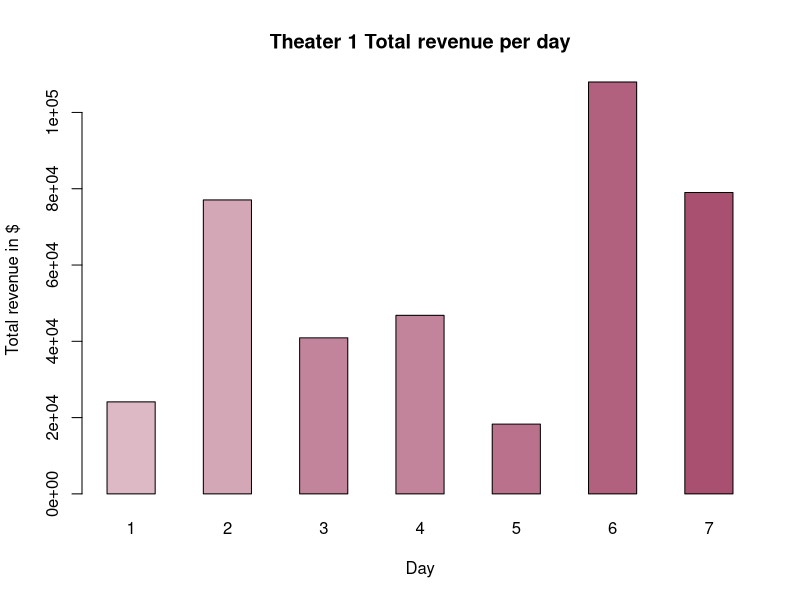
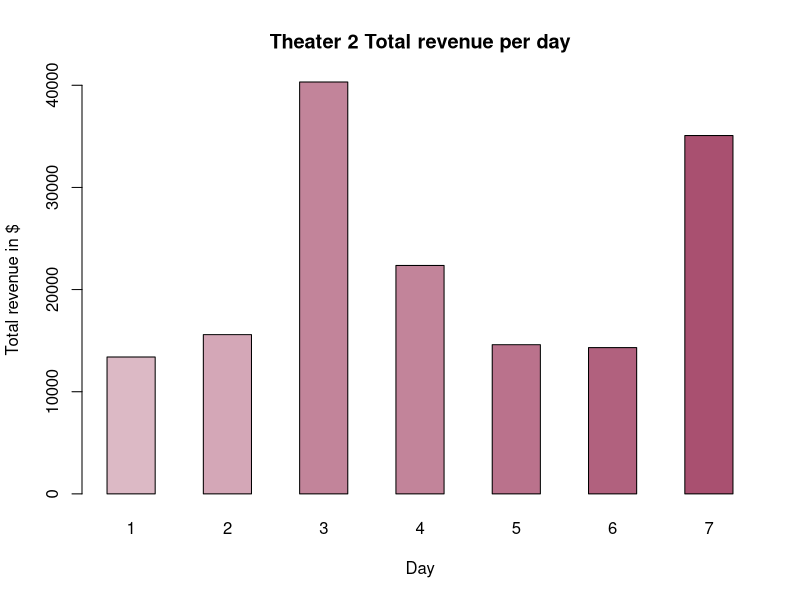
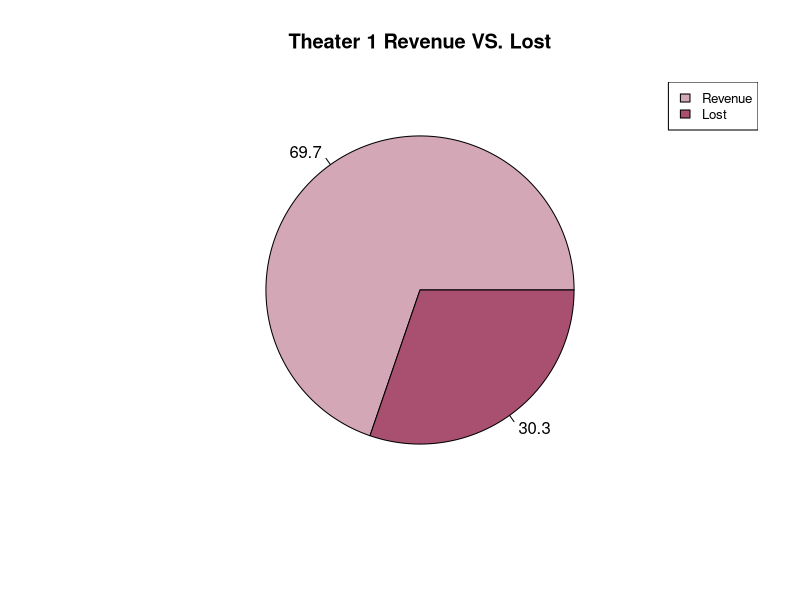
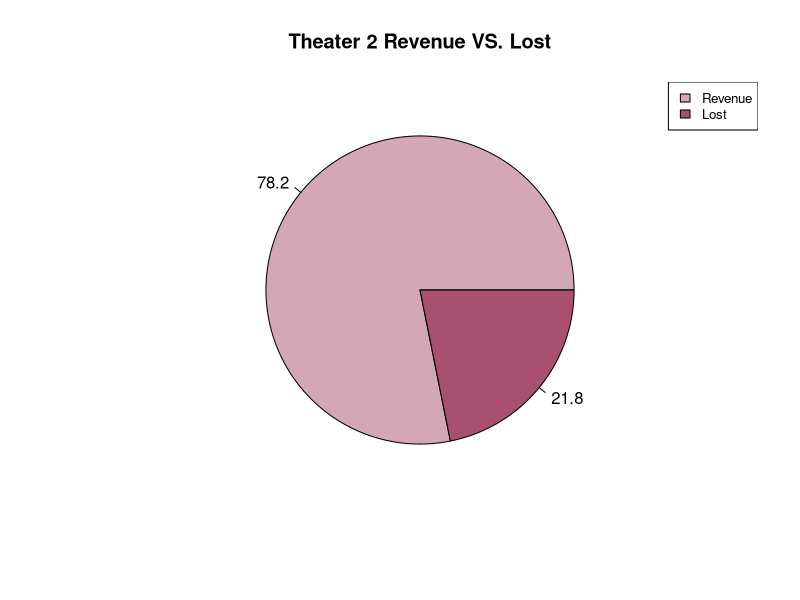

These figures' R source, in order:
## _______ Wejdan Al-Ahmadi _______##
## _______   Sara Aldubaie  _______##
## _______   Norah Alharthi  _______##

## -------------------  Data import -------------------##

#setting the director 

setwd("C:/Users/wejda/Desktop/DS_Bootcamp/Week 4/Day 19&20/dummy data") 

# importing data files 

theater_1_data <- read.csv("theater.csv", header = TRUE,fileEncoding="UTF-8-BOM")

theater_2_data <- read.csv("theater_2.csv", header = TRUE,fileEncoding="UTF-8-BOM")

snack_menu_Data <- read.csv("snack.csv", header = TRUE,fileEncoding="UTF-8-BOM")

movie_list_Data <- read.csv("movie.csv", header = TRUE)

membership_Data <- read.csv("membership.csv", header = TRUE,fileEncoding="UTF-8-BOM")

## ---------------------------------------  Week 4 - Day 19 - Assignment (3)  ---------------------------------------##



# ---------------------------------------- Assignment Questions ---------------------------------------- # 


## -------------------  Task (1) - Make sure you don't have more people attending than your seats  -------------------##
# This was done in the excel sheet 

## -------------------  Task (2) - The amount of adult and children in the theater should be randomized  -------------------##
# This was done in the excel sheet

## -------------------  Task (3.3) - Create conditional statements for movies that may be PG-13 and children are not allowed to watch  -------------------##
# This was done in the excel sheet



# -------------------- Variables for Theaters -------------------- #


# This is the number of days of 1 week
Days_of_week <- 7



# This dataframe variable is for the total revenue for each day for theater 1
total_revenue_theater_1 <- data.frame(matrix(ncol = 4, nrow = 0))
name <- c("Day", "Ticket_Rev", "Snack_Rev", "Total_Rev")
colnames(total_revenue_theater_1) <- name

# This dataframe variable is for the total revenue for each day for theater 2
total_revenue_theater_2 <- data.frame(matrix(ncol = 4, nrow = 0))
name <- c("Day", "Ticket_Rev", "Snack_Rev", "Total_Rev")
colnames(total_revenue_theater_2) <- name

# This dataframe variable is for the total loss for each day for theater 1
total_loss_theater_1 <- data.frame(matrix(ncol = 4, nrow = 0))
name <- c("Day", "total_ticket_loss", "Snack_loss", "Total_loss")
colnames(total_loss_theater_1) <- name

# This dataframe variable is for the total loss for each day for theater 2
total_loss_theater_2 <- data.frame(matrix(ncol = 4, nrow = 0))
name <- c("Day", "total_ticket_loss", "Snack_loss", "Total_loss")
colnames(total_loss_theater_2) <- name

# This dataframe variable is for the membership
membership_DF <- data.frame(matrix(ncol = 6, nrow = 0))
name <- c("customer_ID", "streak", "total_months_subbed", "total_points","vouchers","movies_left")
colnames(membership_DF) <- name

# This dataframe variable is for the membership rewards 
reward <- c("one_extra_movie", "one_extra_snack","10%_discount")
points_cost <- c(25,5,10)
membership_rewards <- data.frame(reward,points_cost)



# price of tickets for theater 1
ticket_price_adult_1 <- 12.99
ticket_price_child_1 <- 8.99

# price of tickets for theater 2
ticket_price_adult_2 <- 15.99
ticket_price_child_2 <- 13.99

# ----------------------------------------------------------------- #



## -------------------  Task: Create snacks that the customers can buy and randomize who buys which snack -------------------##
snack <- function(snack_data, num_customers, quantity, Day){
  
  # This dataframe variable is for the snack revenue for each snack for each day
  snack_revenue_DF <- data.frame(matrix(ncol = 3, nrow = 0))
  name <- c("Day","snack", "price")
  colnames(snack_revenue_DF) <- name
  
  # This for loop iterates through the snack menu data and calculate the total of each snack bought for each day 
  for (row in 1:nrow(snack_menu_Data)) {
    
    snack_name <- snack_menu_Data[row, 1] # get snack name from table
    
    snack_price <- snack_menu_Data[row, 2] # get snack price from table
    
    num_sold_snack <- num_customers*quantity # multiply the number of customers snacking with a random quantity
    
    snack_revenue <- snack_price * num_sold_snack # calculate the revenue for each snack
    
    snack_revenue_DF <- rbind(snack_revenue_DF, data.frame(Day,snack_name, snack_revenue )) # add all the snack information to the snack revenue dataframe
    
    
  }
  
  return(snack_revenue_DF)
}


# ----------------------------------------------------------------- #


# function for finding the revenue from the ticket sales 

weekly_revenue <- function(theater_data_DF,ticket_price_adult,ticket_price_child,total_revenue_theater_N){
  
  # iterate through the week
  for (i in 1:Days_of_week) {
    
    # Keep track of total revenue for the day for the tickets
    Ticket_Rev<-0
    
    # for naming conventions for the dataframe 
    Day <- i
    
    # ----- Total Ticket Sales Calculation ----- # 
    
    # -To access the first 5 elements, I access the data frame using the days == i
    
    # total number of adults for each day
    total_number_adults <- sum(theater_data_DF[theater_data_DF$Day==i,c("Num_Adult")]) 
    
    # total number of children for each day
    total_number_children <- sum(theater_data_DF[theater_data_DF$Day==i,c("Num_Children")]) 
    
    # total ticket sales for adults for each day
    adult_ticket_sales <- total_number_adults * ticket_price_adult
    
    # total ticket sales for children for each day
    children_ticket_sales <- total_number_children * ticket_price_child
    
    # total ticket sales for each day
    Ticket_Rev <- adult_ticket_sales + children_ticket_sales
    
    
    # ----- Total Snack Sales Calculation ----- # 
    
    # To randomize who buys snacks first we sum the total number of customers for each day and then sample a number of them to buy snacks 
    
    # Total number of customers who visit the theater each day
    num_of_customers <- sum(theater_data_DF[theater_data_DF$Day==i,c("Seats_Occupied")])
    
    
    ## -------------------  Task (3.1) - Create snacks that the customers can buy and randomize who buys which snack  -------------------##
    
    
    # Total Random number of customers who will buy snacks that day
    num_of_customers_snacking <- sample(20:num_of_customers,1)
    
    # This is to randomize the quantity each customers buys each day 
    random_quantity_snacks <- sample(3:7,1)
    
    
    snack_revenue_DF <- snack(snack_menu_Data,num_of_customers_snacking,random_quantity_snacks,Day)
    
    
    
    # this sums the total revenue for all the snacks for each day
    Snack_Rev = sum(snack_revenue_DF[snack_revenue_DF$Day==i,3])  
    print(Snack_Rev)
    # the total revenue is calculated by adding the total snack revenue and the total ticket revenue
    Total_Rev <- Snack_Rev+Ticket_Rev 
    
    # We add all the information in one dataframe for each day 
    total_revenue_theater_N <- rbind(total_revenue_theater_N, data.frame(Day,Ticket_Rev,Snack_Rev, Total_Rev))
    
    
  }
  
  
  out <- total_revenue_theater_N
  
  return(out)
}


#function call for calculating the weekly revenues for theater 1
total_revenue_theater_1 <- weekly_revenue(theater_1_data,ticket_price_adult_1,ticket_price_child_1,total_revenue_theater_1)

#function call for calculating the weekly revenues for theater 2
total_revenue_theater_2 <- weekly_revenue(theater_2_data,ticket_price_adult_2,ticket_price_child_2,total_revenue_theater_2)


#-------------------------------------------------------------------------------------------------#

## -------------------  Task (3.6) -      Which day had the highest revenue?        -------------------##

#function to find highest revenue
max_revenue_f <- function(total_rev_theater_N){
  
  # iterate through the week
  for (i in 1:Days_of_week){
    
    #find the max value
    max_revenue <- max(total_rev_theater_N$Total_Rev, na.rm = TRUE)
    
    #find the index of the max value
    index_of_max_revenue <- which.max(total_rev_theater_N$Total_Rev)
    
    result <- print(paste("The highest revenue of the week is on day", index_of_max_revenue,
                          "at value of: ", max_revenue ))
    return(result)
    
  }
}



#calling "max_revenue_f" function
max_revenue_of_the_week_th_1 <- max_revenue_f(total_revenue_theater_1)
max_revenue_of_the_week_th_2 <- max_revenue_f(total_revenue_theater_2)



#-------------------------------------------------------------------------------------------------#


## ----------------- Create conditional statements for movies that may be PG-13 and children are not allowed to watch -----------------##

#function takes name of the movie and returns who can attend and who cannot

movie_rate <- function(m_name,theater_Data){
  
  index <- which(unique(theater_Data$Movie == m_name)) # get index number for the selected movie
  
  index <- as.integer(index) # convert index into integer value
  
  if (theater_Data[index, 3]== "R"){ # check the rating of the movie 
    
    cat ("the movie: (",theater_Data[index, 2], ") is only avalibale for adults.", sep = "")
    
  }else {
    cat ("the movie: (",theater_Data[index, 2],") is avalibale for all adults and children.",sep = "")
  }
}

movie_rate("Totoro",theater_1_data)
movie_rate("The Hobbit",theater_1_data)

movie_rate("Another round",theater_2_data)
movie_rate("Maya the bee3",theater_2_data)


#-------------------------------------------------------------------------------------------------#


# listing all movies and who can attend them.
movie_listing <- function(theater_Data){
  
  for (i in 1:nrow(unique(theater_Data[c("Movie")]))) {
    
    movie_name <- theater_Data[i, 2]
    movie_rate <- theater_Data[i, 3]
    
    if(movie_rate == "R"){
      cat ("the movie: (",movie_name, ") is only avalibale for adults.","\n", sep = "")
    }else {
      cat ("the movie: (",movie_name, ") is avalibale for all age ranges.","\n", sep = "")
    }
  }
}
movie_listing(theater_1_data)
movie_listing(theater_2_data)

#-------------------------------------------------------------------------------------------------#

#recommending movies based on selected genre
movie_rec <- function(genre){
  
  index <- as.vector(which(movie_list_Data$Genres == genre)) # get index number for the input movie
  
  length(index)  # find the number of movies with the selected genre
  
  count =1 
  while (count <= length(index)){
    if (count > 1 ){
      cat("\n",count, movie_list_Data[index[count],1 ], "\nmovie descrption:" 
          , movie_list_Data[index[count],4 ])
      cat("\n")
      
    }else {
      cat("\n we are recommending the follwing",genre,"movie's :\n",count, movie_list_Data[index[count],1 ], "\nmovie descrption:" 
          , movie_list_Data[index[count],4 ])
      cat("\n")}
    count = count +1 
  }
  
}

movie_rec("Adventure")
movie_rec("Animation")
movie_rec("Action")
movie_rec("Comedy")
movie_rec("Fantasy")
movie_rec("Horror")


#-------------------------------------------------------------------------------------------------#


# Function to calculate the loss from the empty seats 

calc_lost <- function(theater_data_DF,ticket_price_adult,ticket_price_child, total_loss_theater_N){
  
  #calculate the amount of empty seats and how much they would bring 
  
  for (i in 1:Days_of_week) {
    
    # Keep track of total revenue for the day for the tickets
    Ticket_Rev<-0
    
    # for naming conventions for the dataframe 
    Day <- i
    
    # ------------- Total Ticket Sales Calculation  ------------- #
    
    # -To access the first 5 elements, I access the data frame using the days == i
    
    # first we get the total amount of seats occupied for each day
    seats_occupied <- sum(theater_data_DF[theater_data_DF$Day==i,c("Seats_Occupied")])
    
    # then we get the total amount of seats available for each day 
    total_seats_available <- sum(theater_data_DF[theater_data_DF$Day==i,c("Total_Seats_Available")]) 
    
    # subtracting these two variables gives us the seats left un-occupied for each day
    seats_available <- total_seats_available - seats_occupied
    
    # now to divide the available seats for adults and children on a 75 to 25 ratio 
    seats_available_adults <- seats_available * 0.75
    seats_available_children <- seats_available * 0.25
    
    # now to calculate the cost of those seats based on the price 
    cost_seats_available_adults <- seats_available_adults * ticket_price_adult
    cost_seats_available_children <- seats_available_children * ticket_price_child
    
    # total cost of seats available (this will be the loss since they arent occopied)
    total_ticket_loss <- cost_seats_available_adults + cost_seats_available_children
    
    # now that we have the total number of customers we could of had and the ticket prices we could of sold its time to calculate the snacks we could of sold

        
    # ------------- Snack Loss Calculation  ------------- #
    
    
    # This is to randomize the quantity each customers buys each day 
    random_quantity_snacks <- sample(3:7,1)
    
    # to find out the loss of profits we could of had from snacks we use the snack function and store it in a temp DF 
    snack_loss_DF<- snack(snack_menu_Data,seats_available,random_quantity_snacks,Day)
    
    
    # this sums the total loss for all the snacks for each day
    Snack_loss = sum(snack_loss_DF[snack_loss_DF$Day==i,3])  
    
    # the total loss is calculated by adding the total snack loss and the total ticket loss
    Total_loss <- Snack_loss+total_ticket_loss 
    
    # We add all the information in one dataframe for each day 
    total_loss_theater_N <- rbind(total_loss_theater_N, data.frame(Day,total_ticket_loss,Snack_loss, Total_loss))
    
    
  }
  
  
  return(total_loss_theater_N)

}


total_loss_theater_1<- calc_lost(theater_1_data,ticket_price_adult_1,ticket_price_child_1,total_loss_theater_1)

total_loss_theater_2<- calc_lost(theater_2_data,ticket_price_adult_2,ticket_price_child_2,total_loss_theater_2)


#-------------------------------------------------------------------------------------------------------------------------------#

# Theater Membership plan 

# monthly cost of subscription 35$

# Membership perks: 

# 1) 3 movies per week

# 2) 2 free snacks per visit

# 3) point and reward system: 
#   - How to gain points? 
#     1) Everytime you renew you get 10 points 
#     2) Everytime you renew on a consecutive streak you get 3 extra points per month and it adds up till 6 months 
#     (first month: 10, second month: 13, third month: 16, fourth month: 19, fifth month: 22, sixth month: 25, for a total = 105 for six months), after six months its a 25 point increase per month streak after
#     As an incentive to bring people back every month we added this system so the customer can gather more points. 
#     The more consecutive uninterrupted months they resubscribe the more points they gather
#     
#   - Rewards: 
#     1) one Extra movie = 25 points  
#     2) one Extra snack = 5 points  
#     3) 10% discount = 10 points  

# 4 - vouchers you can use or give to someone else worth (5 dollars)

# 5 - one free voucher and snacks on your birthday

#--------------------------------------------------------------------------------------------------------------------------------------------#

#this method is to calculate reward points for 6 consecutive months or less
full_streak <- function(streak,consecutive_month_points,renewal_points){
  
  if(streak==1|streak-5==1){
    consecutive_month_points <- consecutive_month_points+renewal_points
  }
  if(streak ==2|streak-4==2){
    consecutive_month_points <- consecutive_month_points+renewal_points+3
  }
  if(streak ==3|streak-3==3){
    consecutive_month_points <- consecutive_month_points+renewal_points+6
  }
  if(streak ==4|streak-2==4){
    consecutive_month_points <- consecutive_month_points+renewal_points+9
  }
  if(streak ==5|streak-1==5){
    consecutive_month_points <- consecutive_month_points+renewal_points+12
  }
  if(streak ==6){
    consecutive_month_points <- consecutive_month_points+renewal_points+15
  }
  return(consecutive_month_points)
}

#this method is to calculate the points and vouchers for each customer in the imported data
points_and_vouchers<- function(){
  
  
  # we get the number of customers so we can loop through them
  num_of_customers<-nrow(membership_Data)
  
  #iterate through all customers to update their point and voucher information
  for(i in 1:num_of_customers){
    
    #get the customers id
    customer_id <- i
    
    #get the customers streak 
    streak <- membership_Data[membership_Data$customer_ID==i,"streak"]
    
    #get the customers total months
    total_months_subbed <- membership_Data[membership_Data$customer_ID==i,"total_months_subbed"]
    
    #then we seperate the streak months from the total months to get the non-consecutive months
    non_consecutive_months <- total_months_subbed - streak
    
    renewal_points <- 10
    
    
    #calculate the non consecutive months points 
    non_consecutive_months_points <- non_consecutive_months *renewal_points
    
    consecutive_month_points <- 0
    #calculate the consecutive months points
    
    
    #check if the streak is 6 months or less
    if(streak<=6){
      
      #call the method to calculate the 6 or less month streak
      consecutive_month_points<-full_streak(streak,consecutive_month_points,renewal_points)
    }
    # if the streak is higher than 6 months 
    else if(streak>6){
      
      #first we calculate the 6 month streak so the remaining months of the streak will be worth 25 points because that is the cap
      
      #this temp is the number of capped months after 6 months (example: 10 month streak means your capped at 6 and have 4 extra months worth 25 points)
      temp <- streak -6
      
      #call the 6 month streak method to calculate the points
      consecutive_month_points<-full_streak(6,consecutive_month_points,renewal_points)
      
      #the remaining points are worth 25 for each consecutive month 
      consecutive_month_points <- (temp*25) +consecutive_month_points
      
    }
    
    #add up the total points by adding both the consecutive and non consecutive points
    total_points <- non_consecutive_months_points + consecutive_month_points
    
    
    # you get 1 voucher per month plus 1 extra voucher on your birthday 
    vouchers <- total_months_subbed
    
    #this is to calclulate 1 extra voucher every 12 months
    if(total_months_subbed > 12){
      vouchers <- vouchers + floor(total_months_subbed/12)
    }
    
    #this is the number of movies the customer has left to use up 
    movies_left <- 3
    
    #store all the information in the dataframe and return it
    membership_DF<-rbind(membership_DF, data.frame(customer_id,streak,total_months_subbed, total_points,vouchers,movies_left))
    
  }
  
  return(membership_DF)
  
}


# ----- Points and Vouchers call ----- #
membership_DF<- points_and_vouchers()




# This method is to redeem rewards based on the amount of points the customer has
redeem_reward<- function(reward,customer_id){
  
  #check if the customer has enough points 
  customer_points <- membership_DF[membership_DF$customer_id==customer_id,"total_points"]
  #get the rewards point cost 
  reward_cost <- membership_rewards[membership_rewards$reward==reward,"points_cost"]
  
  #make sure the customer has enough points by comparing the cost and the points in their wallet
  if(customer_points > reward_cost){
    cat("You have redeemed ", reward, "for a total of ", reward_cost, " points!")
    
    #subtract the cost and update the remaining balance
    remaining_balance <- customer_points - reward_cost
    membership_DF[membership_DF$customer_id==customer_id,4] <- remaining_balance
  }
  else{
    cat("sorry you dont have enough points!")
  }
  
  # we access the updated points after reduction to display how many points the customer has left
  customer_points <- membership_DF[membership_DF$customer_id==customer_id,"total_points"]
  cat(" Your remaining balance is ", customer_points )
  
  return(membership_DF)
  
}

# ----- Redeem Reward call ----- #
membership_DF<-redeem_reward("one_extra_movie", 1)

#-------------------------------------------------------------------------------------------------------------------------------#


## -------------------  Task (3.4) - Make a barchart showing total revenue per day  -------------------##

head(total_revenue_theater_1) # get the head of total revenue datafram for theater 1 
head(total_revenue_theater_2) # get the head of total revenue datafram for theater 2

day_num1 <- unlist(total_revenue_theater_1[1]) 
day_num2 <- unlist(total_revenue_theater_2[1])

#barplot for theater 1
chart_1_theater_1 <- barplot(t(as.matrix(total_revenue_theater_1$Total_Rev, total_revenue_theater_1$Day)),
                             main= "Theater 1 Total revenue per day",
                             xlab = "Day",
                             ylab = "Total revenue in $",
                             col = c("#dcb9c5", "#d4a7b7", "#c2849a", "#c2849a", "#ba728c", "#b1617e", "#a95070"),
                             names.arg = day_num1,
                             beside=TRUE,
                             horiz = FALSE)
#barplot for theater 2
chart_1_theater_2 <- barplot(t(as.matrix(total_revenue_theater_2$Total_Rev, total_revenue_theater_2$Day)),
                             main= "Theater 2 Total revenue per day",
                             xlab = "Day",
                             ylab = "Total revenue in $",
                             col = c("#dcb9c5", "#d4a7b7", "#c2849a", "#c2849a", "#ba728c", "#b1617e", "#a95070"),
                             names.arg = day_num2,
                             beside=TRUE,
                             horiz = FALSE)

#-------------------------------------------------------------------------------------------------#

## -------------------  Task (3.5) -  Make any other chart  -------------------##

#we create 2 function to find sum of revenue and sum of lost to do pie plot

#function to find sum of revenue
sum_revenue <- function(total_rev_theater_N){
  
  # iterate through the week
  for (i in 1:Days_of_week){
    
    sum_revenue <- sum(total_rev_theater_N$Total_Rev, na.rm = TRUE)
    
    return(sum_revenue)
    
  }
}
#function call 
sum_rev_for_week_th_1 <- sum_revenue(total_revenue_theater_1)
sum_rev_for_week_th_2 <- sum_revenue(total_revenue_theater_2)

#function to find sum of lost
sum_lost <- function(total_loss_th_N){
  
  # iterate through the week
  for (i in 1:Days_of_week){
    
    sum_loss <- sum(total_loss_th_N$Total_loss, na.rm = TRUE)
    
    return(sum_loss)
    
  }
}
#function call 
sum_loss_for_week_th_1 <- sum_lost(total_loss_theater_1) # sum loss for all week in theater 1
sum_loss_for_week_th_2 <- sum_lost(total_loss_theater_2) # sum loss for all week in theater 2

#pie plot for theater 1

value1 <- c(sum_rev_for_week_th_1,sum_loss_for_week_th_1)
pie_percent1 <- round(100*value1/sum(value1), 1)

chart_2_theater_1 <- pie(value1, 
                         labels = pie_percent1,
                         main = "Theater 1 Revenue VS. Lost",
                         col = c("#d4a7b7","#a95070"))
legend("topright", c("Revenue", "Lost"), cex = 0.8,
       fill = c("#d4a7b7","#a95070"))  

#pie plot for theater 2
value2 <- c(sum_rev_for_week_th_2,sum_loss_for_week_th_2)
pie_percent2 <- round(100*value2/sum(value2), 1) 

chart_2_theater_2 <- pie(value2, 
                         labels = pie_percent2,
                         main = "Theater 2 Revenue VS. Lost",
                         col = c("#d4a7b7","#a95070"))
legend("topright", c("Revenue", "Lost"), cex = 0.8,
       fill = c("#d4a7b7","#a95070"))


#-------------------------------------------------------------------------------------------------------------------------------#



# Clear plots
#dev.off()  # But only if there IS a plot

# Clear console
#cat("\014")  # ctrl+L

#-------------------------------------------------------------------------------------------------#
